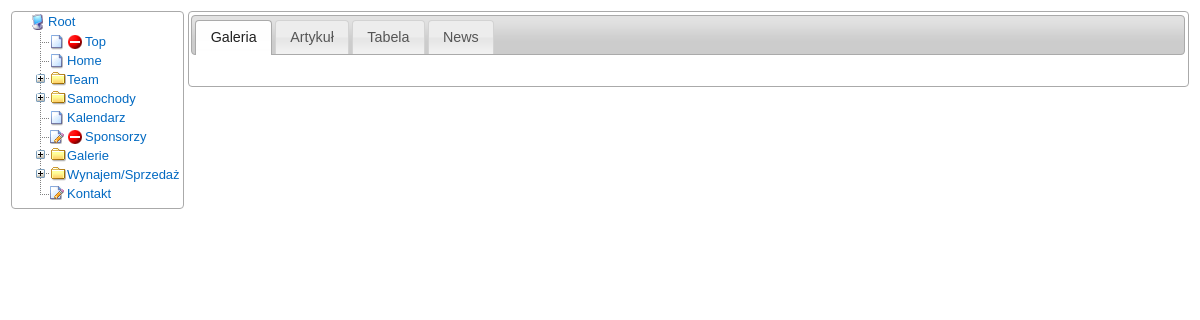
The app's page /admin/index.php with its own data.
### tables this page shows
CREATE TABLE IF NOT EXISTS `tree_menu` (
  `Id` int(10) unsigned NOT NULL auto_increment,
  `position` int(10) unsigned NOT NULL default '1000',
  `name` varchar(128) NOT NULL,
  `action` varchar(128) NOT NULL,
  `action_id` int(10) unsigned default '0',
  `slave` tinyint(1) unsigned NOT NULL default '0',
  `ownerEl` int(10) unsigned NOT NULL default '0',
  `isVisible` binary(1) NOT NULL default '1',
  `class` varchar(16) default NULL,
  PRIMARY KEY  (`Id`),
  KEY `isVisible` (`isVisible`),
  KEY `name` (`name`),
  KEY `parentId` (`ownerEl`),
  KEY `hasChildren` (`slave`),
  KEY `action_id` (`action_id`)
);

### admin/includes/classes/Mysql.php (called while the page is built, shortened)
<?php
class MySQL
{
	private $dbLink;
	private $dbHost;
	private $dbUsername;
    private $dbPassword;
	private $dbName;
	function MySQL($dbHost,$dbUsername,$dbPassword,$dbName)
	{
		$this->dbHost = $dbHost;
		$this->dbUsername = $dbUsername;
		$this->dbPassword = $dbPassword;
		$this->dbName = $dbName;
	}
	private function connect() {
		$this->dbLink = mysql_connect($this->dbHost, $this->dbUsername, $this->dbPassword);
		if (!$this->dbLink)	{
			$this->ShowError();
			return false;
		}
		else if (!mysql_select_db($this->dbName,$this->dbLink))	{
			$this->ShowError();
			return false;
		}
		else {
			return true;
		}
	}
	function  query($sql)
	{
		if (! $result = mysql_query($sql,$this->dbLink)) {
			$this->ShowError();
			return false;
		}
		return $result;
	}
	function fetchObject($result)
	{
		if (!$Object=mysql_fetch_object($result))
		{
			return false;
		}
		else
		{
			return $Object;
		}
	}
}

### admin/includes/config.php (called while the page is built, shortened)
<?php
if (TARGET_PLATFORM == FILE_SYSTEM_PLATFORM)
{
	define("FILE_ROOT", $_SERVER['DOCUMENT_ROOT'].'/4x4cp');
}
else if (TARGET_PLATFORM == DATABASE_PLATFORM)
{
	$dbHost = "localhost";
	$dbUsername = "noraid_noraid";
	$dbPassword = "lOA0hjMU";
	$dbName = "noraid_4x4";
}
else {
	die("No known target platform specified, in includes/config.php");
}
?>

### admin/common.php (called while the page is built, shortened)
<?php
require_once('includes/config.php');
require_once('includes/functions.php');
if (defined("DEMO_MODE") === true && DEMO_MODE === true)
{
	require_once('includes/classes/DemoTreeManager.php');
	$treeManager = new DemoTreeManager(null);
}
else if (TARGET_PLATFORM == DATABASE_PLATFORM )
{
	require_once('includes/classes/Mysql.php');
	require_once('includes/classes/DBTreeManager.php');
	$db = new MySQL($dbHost, $dbUsername, $dbPassword, $dbName);
	$treeManager = new DBTreeManager($db);
}
?>

### admin/includes/classes/DBTreeManager.php (the view, shortened to what this page needs)
<?php
 class DBTreeManager implements ITreeManager
 {
 	private $db;
    public function __construct($dbc){
    	$this->db = $dbc;
    }
 	public function getElementList($ownerEl, $pageName)
	{
		if ($ownerEl == null) {
			$ownerEl = 0;
		}
		else {
			$ownerEl = (int) $ownerEl;
		}
		$sql = sprintf("SELECT
        					Id, name, slave, action, isVisible
        				FROM "
        					. TREE_TABLE_PREFIX . "_menu
		      			WHERE
		      				ownerEl = %d
		      			ORDER BY
		      				position ",
        				$ownerEl);
		$str = FAILED;
        $result = $this->db->query($sql);
        if ($result !== false)
        {
        	$str = NULL;
            while ($row = $this->db->fetchObject($result))
            {
                $supp = NULL;
                if ($row->slave == 0)
                {
                    $supp = "<ul class='ajax'>"
                    ."<li id='".$row->Id."'>{url:".$pageName."?action=getElementList&ownerEl=".$row->Id."}</li>"
                    ."</ul>";
                }
                $rel = ($row->isVisible == 1)? " rel='visible'" : " rel='hidden'";
                $str .= "<li rel='".$row->action."' class='text' id='".$row->Id."'>"
                ."<span".$rel.">".$row->name."</span>"
                .$supp
                ."</li>";
            }
        }
        return $str;
 	}
	public function getRootId(){
		return 0;
	}
}
?>

### admin/index.php (shortened to what this page needs)
<?php
require_once("common.php");
$rootName = "Root";
$treeElements = $treeManager->getElementList(null, "manageStructure.php");
?>
<!DOCTYPE html PUBLIC "-//W3C//DTD XHTML 1.0 Strict//EN" "http://www.w3.org/TR/xhtml1/DTD/xhtml1-strict.dtd">
<html>
<head>
<link rel="stylesheet" type="text/css" href="js/jquery/plugins/simpleTree/style.css" />
<link rel="stylesheet" type="text/css" href="style.css" />
<link rel="stylesheet" href="themes/base/jquery.ui.all.css"  type="text/css" media="screen" />
<link rel="stylesheet" type="text/css" href="css/jrac.css" />
<link rel="stylesheet" href="css/picbox.css" type="text/css" media="screen" />
</head>
<body>
<table width="100%" border="0">
	<tr>
		<td style="vertical-align:top; width:10%">
			<div id="wrap" class="ui-widget-content ui-corner-all">
				<div id="annualWizard"  style="float:left;">
						<ul class="simpleTree" id='pdfTree'>
								<li class="root" id='<?php echo $treeManager->getRootId();  ?>'><span><?php echo $rootName; ?></span>
									<ul><?php echo $treeElements; ?></ul>
								</li>
						</ul>
				</div>
			</div>
		</td>
		<td style="vertical-align:top; width: 90%">
			<div id="info" style="float:right; width:100%">
				<div id="tabs">
					<ul>
						<li><a href="#tabs-1" rel="galleries">Galeria</a></li>
						<li><a href="#tabs-2" rel="articles">Artykuł</a></li>
                        <li><a href="#tabs-3" rel="tables">Tabela</a></li>
                        <li><a href="#tabs-4" rel="news">News</a></li>
					</ul>
					<div id="tabs-1" style="overflow: hidden;">
					</div>
					</div>
					</div>
 		</td>
 	</tr>
</table>
</body>
</html>

### admin/style.css (style rules this page uses)
body { font: normal 13px arial, tahoma, helvetica, sans-serif; }
#pdfTree, #helpSubjects { float:left; clear:both; overflow:visible; }
#wrap { clear:both; float: left; width:auto; }
#annualWizard { width: auto; float: left; }
.root { color:#036AC2; font-size:13px; }
.ui-corner-all { -moz-border-radius-bottomleft:4px; -moz-border-radius-bottomright:4px; -moz-border-radius-topleft:4px; -moz-border-radius-topright:4px; }
.ui-widget-content { -moz-background-clip:border; -moz-background-inline-policy:continuous; -moz-background-origin:padding; background:#FFFFFF url(images/ui-bg_flat_75_ffffff_40x100.png) repeat-x scroll 50% 50%; border:1px solid #AAAAAA; color:#222222; }

### records on screen
tree_menu: name "Top"
tree_menu: name "Home"
tree_menu: name "Team"
tree_menu: name "Samochody"
tree_menu: name "Kalendarz"
tree_menu: shows a picture, name "Sponsorzy"
tree_menu: name "Galerie"
tree_menu: name "Wynajem/Sprzedaż"
tree_menu: shows a picture, name "Kontakt"

### other values on screen
$rootName "Root"
